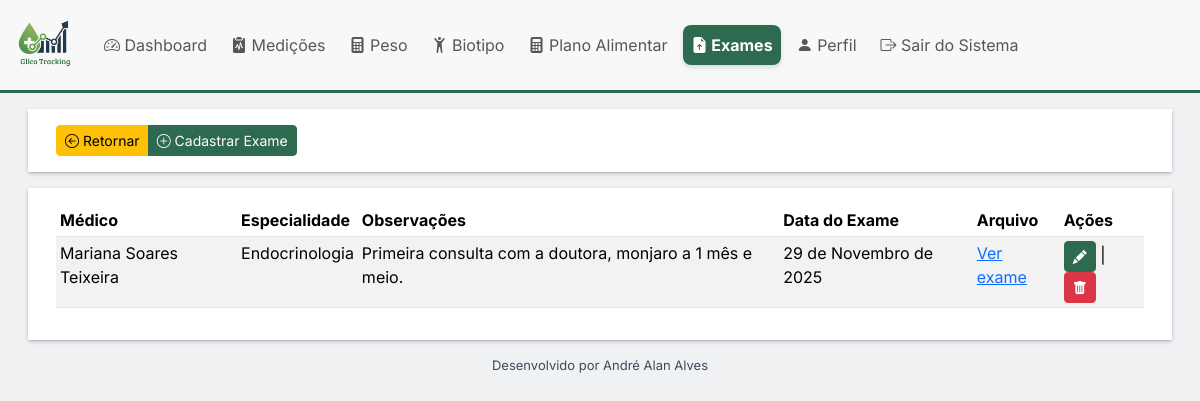
/exames/lista/ (signed in), run on the app's committed database.
### exames/models.py (models this page shows, shortened)
class Exame(models.Model):
    data_exame = models.DateField(verbose_name='Data do Exame')
    medico = models.CharField(max_length=100, verbose_name='Médico')
    especialidade = models.CharField(max_length=100, verbose_name='Especialidade do Médico', null=True, blank=True)
    observacoes = models.TextField(null=True, blank=True, verbose_name='Observações')
    exame_arquivo = models.FileField(upload_to='exames', verbose_name='Arquivo',null=True, blank=True)
    perfil = models.ForeignKey(Perfil, verbose_name='Perfil', on_delete=models.CASCADE, null=True, blank=True)
    class Meta:
        app_label = 'exames'
        verbose_name = 'Exame'
        verbose_name_plural = 'Exames'
        ordering = ['-data_exame']

### exames/views.py (the view)
# urls.py: path('lista/', views.ExameListView.as_view(), name='lista'),
class ExameListView(LoginRequiredMixin, ListView):
    model = Exame
    template_name = 'perfil_list.html'
    def get_queryset(self):
        instancia = super().get_queryset().filter(perfil=self.request.user.perfil)
        return instancia

### exames/templates/exames/exame_list.html (shortened to what this page needs)
{% extends "base.html" %}
{% load django_bootstrap5 %}
{% block content %}
<div class="container-fluid mt-3">
    <div class="row p-3 bg m-3">
        <div class="col-5">
            <div class="btn-group" role="group" aria-label="Basic example">
                <a class="btn btn-sm btn-warning" href="{% url 'core:dashboard' %}" type="button"><i
                    class="bi bi-arrow-left-circle"></i> Retornar</a>
                <a href="{% url 'exames:cadastra' %}" class="btn btn-primary btn-sm"><i class="bi bi-plus-circle"></i>
                Cadastrar Exame</a>
            </div>
        </div>
    </div>
    <div class="row p-3 bg m-3">
        <div class="col overflow-auto">
            <table class="table table-sm table-striped">
                <thead>
                <tr>
                    <th>Médico</th>
                    <th>Especialidade</th>
                    <th>Observações</th>
                    <th>Data do Exame</th>
                    <th>Arquivo</th>
                    <th>Ações</th>
                </tr>
                </thead>
                <tbody>
                {% for o in object_list %}
                <tr>
                    <td>{{ o.medico }}</td>
                    <td>{{ o.especialidade }}</td>
                    <td>{{ o.observacoes}}</td>
                    <td>{{ o.data_exame }}</td>
                    <td>{% if o.exame_arquivo.url is not None %}
                        <a href="{{ o.exame_arquivo.url }}">Ver exame</a>
                        {% endif %}
                    </td>
                    <td><a href="{% url 'exames:atualiza' pk=o.id %}" class="btn btn-sm btn-primary "><i
                            class="bi bi-pencil-fill"></i></a> |
                        <a href="{% url 'exames:deleta' pk=o.id %}" class="btn btn-sm btn-danger "><i
                                class="bi bi-trash-fill"></i></a>
                    </td>
                </tr>
                {% endfor %}
                </tbody>
            </table>
        </div>
    </div>
</div>
{% endblock %}

### static/styles/base.css (style rules this page uses)
:root { --glico-primary: #2D6A4F; --glico-secondary: #1B4965; --glico-accent: #52B6CC; --glico-alert: #F4A460; --glico-danger: #C1121F; --glico-text: #3E4C59; --glico-light-bg: #f8f8f8; --glico-light-bg2: #eff1f3; }
.btn-primary { background-color: var(--glico-primary); border-color: var(--glico-primary); }
table tbody tr:nth-child(odd) { background-color: var(--glico-light-bg); }
* { font-family: 'Inter', sans-serif; }
body { font-size: 1rem; font-weight: 400; line-height: 1.5; color: var(--glico-text); }
body { background-color: var(--glico-light-bg2); font-size: 1rem; }
.bg { background-color: white; box-shadow: rgba(50, 50, 93, 0.25) 0px 2px 5px -1px, rgba(0, 0, 0, 0.3) 0px 1px 3px -1px; }

### data on the page
Exame: medico "Mariana Soares Teixeira", especialidade "Endocrinologia", observacoes "Primeira consulta com a doutora, monjaro a 1 mês e meio.", data_exame "29 de Novembro de 2025"
